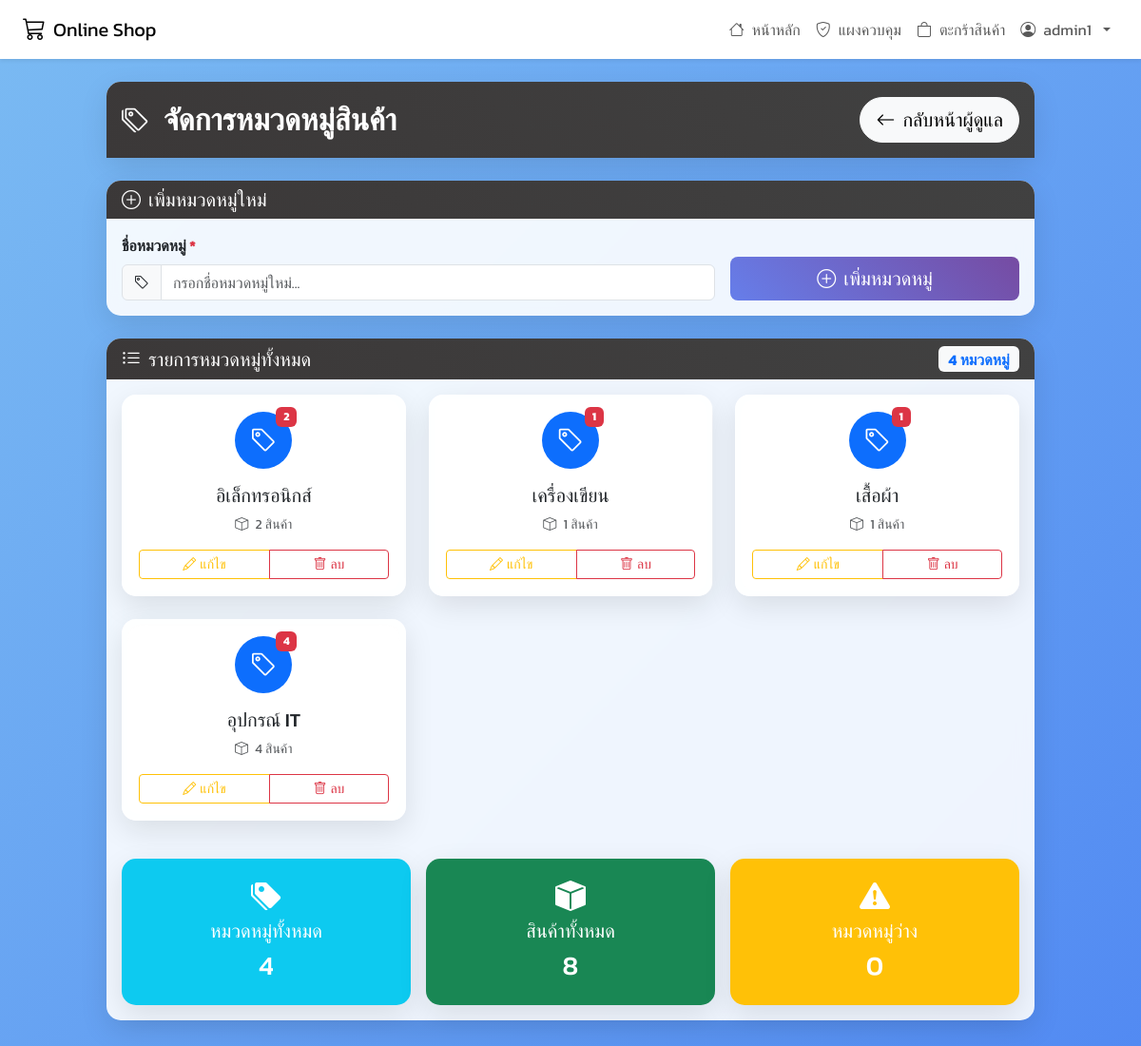
The app's page /admin/category.php (signed in) with its own data.
### tables this page shows
CREATE TABLE `categories` (
  `category_id` int(11) NOT NULL,
  `category_name` varchar(100) NOT NULL
);

### admin/category.php (the view, shortened to what this page needs)
<?php
require '../config.php';
$stmt = $conn->query("
    SELECT c.*,
           COALESCE(COUNT(p.product_id), 0) as product_count
    FROM categories c
    LEFT JOIN products p ON c.category_id = p.category_id
    GROUP BY c.category_id
    ORDER BY c.category_id ASC
");
$categories = $stmt->fetchAll(PDO::FETCH_ASSOC);
?>
<!DOCTYPE html>
<html lang="th">
<head>
    <link href="https://cdn.jsdelivr.net/npm/bootstrap@5.3.0/dist/css/bootstrap.min.css" rel="stylesheet">
    <link href="https://cdn.jsdelivr.net/npm/bootstrap-icons@1.11.0/font/bootstrap-icons.css" rel="stylesheet">
</head>
<body>
    <nav class="navbar navbar-expand-lg bg-white shadow-sm sticky-top">
    <div class="container-fluid px-4">
        <a class="navbar-brand d-flex align-items-center gap-2" href="/68s_onlineshop/index.php">
            <i class="bi bi-cart3 fs-4"></i>
            <span>Online Shop</span>
        </a>
        <div class="collapse navbar-collapse" id="navbarNav">
            <ul class="navbar-nav ms-auto align-items-center">
                <li class="nav-item">
                    <a class="nav-link d-flex align-items-center gap-2" href="/68s_onlineshop/index.php">
                        <i class="bi bi-house"></i>หน้าหลัก
                    </a>
                </li>
                <?php if (isset($_SESSION['role']) && $_SESSION['role'] == 'admin'): ?>
                    <li class="nav-item">
                        <a class="nav-link d-flex align-items-center gap-2" href="/68s_onlineshop/admin/index.php">
                            <i class="bi bi-shield-check"></i>แผงควบคุม
                        </a>
                    </li>
                <?php endif; ?>
                <?php if (isset($_SESSION['user_id'])): ?>
                    <li class="nav-item">
                        <a class="nav-link d-flex align-items-center gap-2" href="/68s_onlineshop/cart.php">
                            <i class="bi bi-bag"></i>ตะกร้าสินค้า
                        </a>
                    </li>
                    <li class="nav-item dropdown">
                        <a class="nav-link dropdown-toggle d-flex align-items-center gap-2" href="#" id="navbarDropdown" role="button" data-bs-toggle="dropdown" aria-expanded="false">
                            <i class="bi bi-person-circle"></i>
                            <?= htmlspecialchars($_SESSION['username']) ?>
                        </a>
                    </li>
                <?php endif; ?>
            </ul>
        </div>
    </div>
</nav>
    <div class="container-fluid pt-4">
        <div class="row justify-content-center mb-4">
            <div class="col-lg-10">
                <div class="card">
                    <div class="card-header text-white py-3">
                        <div class="d-flex align-items-center justify-content-between">
                            <div class="d-flex align-items-center">
                                <i class="bi bi-tags fs-3 me-3"></i>
                                <h2 class="mb-0 fw-bold ">จัดการหมวดหมู่สินค้า</h2>
                            </div>
                            <a href="index.php" class="btn btn-light btn-lg rounded-pill">
                                <i class="bi bi-arrow-left me-2"></i>กลับหน้าผู้ดูแล
                            </a>
                        </div>
                    </div>
                </div>
            </div>
        </div>
        <div class="row justify-content-center mb-4">
            <div class="col-lg-10">
                <div class="card">
                    <div class="card-header bg-success text-white">
                        <h5 class="mb-0"><i class="bi bi-plus-circle me-2"></i>เพิ่มหมวดหมู่ใหม่</h5>
                    </div>
                    <div class="card-body">
                        <form method="post" id="addCategoryForm">
                            <div class="row g-3 align-items-end">
                                <div class="col-md-8">
                                    <label class="form-label fw-bold">ชื่อหมวดหมู่ <span class="text-danger">*</span></label>
                                    <div class="input-group">
                                        <span class="input-group-text"><i class="bi bi-tag"></i></span>
                                        <input type="text" name="category_name" class="form-control" placeholder="กรอกชื่อหมวดหมู่ใหม่..." required>
                                    </div>
                                </div>
                                <div class="col-md-4">
                                    <button type="submit" name="add_category" class="btn btn-gradient btn-lg w-100">
                                        <i class="bi bi-plus-circle me-2"></i>เพิ่มหมวดหมู่
                                    </button>
                                </div>
                            </div>
                        </form>
                    </div>
                </div>
            </div>
        </div>
        <div class="row justify-content-center mb-5">
            <div class="col-lg-10">
                <div class="card">
                    <div class="card-header bg-primary text-white">
                        <div class="d-flex justify-content-between align-items-center">
                            <h5 class="mb-0"><i class="bi bi-list-ul me-2"></i>รายการหมวดหมู่ทั้งหมด</h5>
                            <span class="badge bg-light text-primary fs-6"><?= count($categories) ?> หมวดหมู่</span>
                        </div>
                    </div>
                    <div class="card-body">
                        <?php if (count($categories) === 0): ?>
                            <div class="text-center py-5">
                                <i class="bi bi-tags text-muted" style="font-size: 4rem;"></i>
                                <h4 class="text-muted mt-3">ยังไม่มีหมวดหมู่ในระบบ</h4>
                                <p class="text-muted">เริ่มต้นโดยการเพิ่มหมวดหมู่ใหม่</p>
                            </div>
                        <?php else: ?>
                            <div class="row g-4">
                                <?php foreach ($categories as $cat): ?>
                                    <div class="col-md-6 col-lg-4">
                                        <div class="card category-card h-100 position-relative">
                                            <div class="card-body text-center">
                                                <div class="mb-3">
                                                    <div class="bg-primary rounded-circle d-inline-flex align-items-center justify-content-center text-white position-relative" style="width: 60px; height: 60px;">
                                                        <i class="bi bi-tag fs-3"></i>
                                                        <?php if ($cat['product_count'] > 0): ?>
                                                            <span class="badge bg-danger product-count-badge"><?= $cat['product_count'] ?></span>
                                                        <?php endif; ?>
                                                    </div>
                                                </div>
                                                <div class="display-mode-<?= $cat['category_id'] ?>">
                                                    <h5 class="card-title mb-2"><?= htmlspecialchars($cat['category_name']) ?></h5>
                                                    <p class="text-muted small mb-3">
                                                        <i class="bi bi-box me-1"></i>
                                                        <?= $cat['product_count'] ?> สินค้า
                                                    </p>
                                                    <div class="btn-group w-100" role="group">
                                                        <button type="button" class="btn btn-outline-warning btn-sm edit-btn" data-category-id="<?= $cat['category_id'] ?>">
                                                            <i class="bi bi-pencil me-1"></i>แก้ไข
                                                        </button>
                                                        <button type="button" class="btn btn-outline-danger btn-sm delete-category"
                                                                data-category-id="<?= $cat['category_id'] ?>"
                                                                data-category-name="<?= htmlspecialchars($cat['category_name']) ?>"
                                                                data-product-count="<?= $cat['product_count'] ?>">
                                                            <i class="bi bi-trash me-1"></i>ลบ
                                                        </button>
                                                    </div>
                                                </div>
                                            </div>
                                        </div>
                                    </div>
                                <?php endforeach; ?>
                            </div>
                            <div class="row g-3 mt-4">
                                <div class="col-md-4">
                                    <div class="card bg-info text-white">
                                        <div class="card-body text-center">
                                            <i class="bi bi-tags-fill fs-2 mb-2"></i>
                                            <h5>หมวดหมู่ทั้งหมด</h5>
                                            <h3><?= count($categories) ?></h3>
                                        </div>
                                    </div>
                                </div>
                                <div class="col-md-4">
                                    <div class="card bg-success text-white">
                                        <div class="card-body text-center">
                                            <i class="bi bi-box-fill fs-2 mb-2"></i>
                                            <h5>สินค้าทั้งหมด</h5>
                                            <h3><?= array_sum(array_column($categories, 'product_count')) ?></h3>
                                        </div>
                                    </div>
                                </div>
                                <div class="col-md-4">
                                    <div class="card bg-warning text-white">
                                        <div class="card-body text-center">
                                            <i class="bi bi-exclamation-triangle-fill fs-2 mb-2"></i>
                                            <h5>หมวดหมู่ว่าง</h5>
                                            <h3><?= count(array_filter($categories, function($cat) { return $cat['product_count'] == 0; })) ?></h3>
                                        </div>
                                    </div>
                                </div>
                            </div>
                        <?php endif; ?>
                    </div>
                </div>
            </div>
        </div>
    </div>
</body>
</html>

### admin/category.php (style rules this page uses)
* { font-family: 'Kanit', sans-serif; }
body { background: linear-gradient(135deg, rgba(108, 179, 241, 0.9), rgba(63, 125, 241, 0.9) 100%); min-height: 100vh; }
.card { border: none; border-radius: 15px; box-shadow: 0 10px 30px rgba(0,0,0,0.1); backdrop-filter: blur(10px); background: rgba(255, 255, 255, 0.9); }
.card-header { border-radius: 15px 15px 0 0 !important; background: linear-gradient(45deg, #3b3838ff, #414141ff); border: none; }
.btn-gradient { background: linear-gradient(45deg, #667eea, #764ba2); border: none; color: white; transition: all 0.3s; }
.category-card { transition: all 0.3s; border: 2px solid transparent; }
.product-count-badge { position: absolute; top: -5px; right: -5px; }

### records on screen
categories: product_count "2", category_name "อิเล็กทรอนิกส์"
categories: product_count "1", category_name "เครื่องเขียน"
categories: product_count "1", category_name "เสื้อผ้า"
categories: product_count "4", category_name "อุปกรณ์ IT"

### other values on screen
$_SESSION['username'] "admin1"
count($categories) "4"
array_sum(array_column($categories, 'product_count')) "8"
